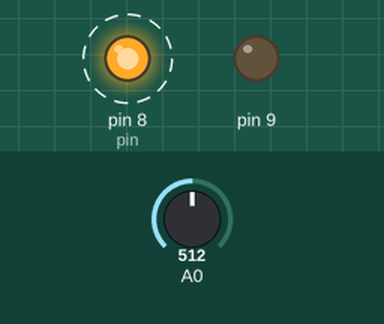
Bench run of a sketch on a simulated Arduino Uno, built with avr-gcc and run on an emulated ATmega328P. Parts: output pins drawn as LEDs (lit = HIGH). Dashed ring = blinking. Inputs (shaded band) come from the test bench; at power-on: A0 = 512.

Above: at 1.2 s.
1.3 s: A0 set to 122
At 1.41 s:
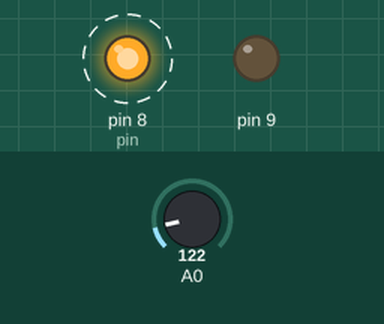
4.3 s: A0 set to 0
At 10.6 s:
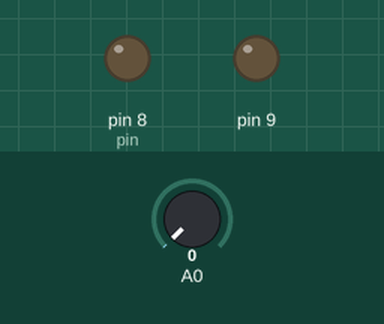
Timing chart, 0 to 11.8 s (numbered marks = the images above; inputs shaded):
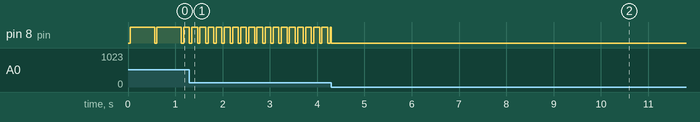

Measured:
- after the input at 1.3 s, pin 8 (pin): alternates HIGH for 0.12 s and LOW for 0.05 s, starting at once
- by itself, pin 8 (pin): alternates HIGH for 0.51 s and LOW for 0.05 s

The sketch:

DrummingDemo.ino
```cpp
unsigned int del = 100;
unsigned int lastHit = 0;
unsigned int hitTime = 50;
#define pin 8

void setup() {
  Serial.begin(9600);
  pinMode(8, OUTPUT);
  pinMode(9, OUTPUT);
  pinMode(A0, INPUT);
}

void loop() {
  del = analogRead(A0);
  if (del < 950) {
    if (millis() - lastHit >= del+hitTime) {
      digitalWrite(pin, LOW);
      lastHit = millis();
    } else if (millis() - lastHit >= hitTime) {
      digitalWrite(pin, HIGH);
    }
  }
}
```
